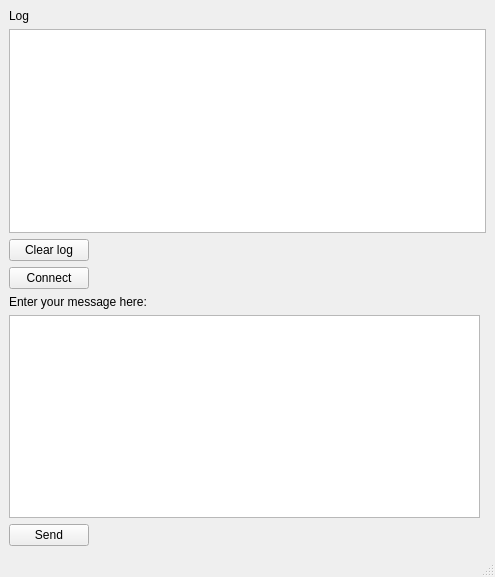
<?xml version="1.0" encoding="UTF-8"?>
<ui version="4.0">
 <class>MainWindow</class>
 <widget class="QMainWindow" name="MainWindow">
  <property name="geometry">
   <rect>
    <x>0</x>
    <y>0</y>
    <width>495</width>
    <height>577</height>
   </rect>
  </property>
  <property name="windowTitle">
   <string>Client</string>
  </property>
  <widget class="QWidget" name="centralwidget">
   <layout class="QGridLayout" name="gridLayout">
    <item row="1" column="0" colspan="2">
     <widget class="QTextBrowser" name="textBrowser">
      <property name="html">
       <string>&lt;!DOCTYPE HTML PUBLIC &quot;-//W3C//DTD HTML 4.0//EN&quot; &quot;http://www.w3.org/TR/REC-html40/strict.dtd&quot;&gt;
&lt;html&gt;&lt;head&gt;&lt;meta name=&quot;qrichtext&quot; content=&quot;1&quot; /&gt;&lt;meta charset=&quot;utf-8&quot; /&gt;&lt;style type=&quot;text/css&quot;&gt;
p, li { white-space: pre-wrap; }
hr { height: 1px; border-width: 0; }
li.unchecked::marker { content: &quot;\2610&quot;; }
li.checked::marker { content: &quot;\2612&quot;; }
&lt;/style&gt;&lt;/head&gt;&lt;body style=&quot; font-family:'Segoe UI'; font-size:9pt; font-weight:400; font-style:normal;&quot;&gt;
&lt;p style=&quot;-qt-paragraph-type:empty; margin-top:0px; margin-bottom:0px; margin-left:0px; margin-right:0px; -qt-block-indent:0; text-indent:0px;&quot;&gt;&lt;br /&gt;&lt;/p&gt;&lt;/body&gt;&lt;/html&gt;</string>
      </property>
     </widget>
    </item>
    <item row="4" column="0" alignment="Qt::AlignmentFlag::AlignLeft">
     <widget class="QLabel" name="label">
      <property name="text">
       <string>Enter your message here:</string>
      </property>
     </widget>
    </item>
    <item row="2" column="0" alignment="Qt::AlignmentFlag::AlignLeft">
     <widget class="QPushButton" name="clear">
      <property name="text">
       <string>Clear log</string>
      </property>
     </widget>
    </item>
    <item row="5" column="0">
     <widget class="QTextEdit" name="textEdit"/>
    </item>
    <item row="6" column="0" alignment="Qt::AlignmentFlag::AlignLeft">
     <widget class="QPushButton" name="sendButton">
      <property name="text">
       <string>Send</string>
      </property>
     </widget>
    </item>
    <item row="3" column="0" alignment="Qt::AlignmentFlag::AlignLeft">
     <widget class="QPushButton" name="connect">
      <property name="sizePolicy">
       <sizepolicy hsizetype="Expanding" vsizetype="Fixed">
        <horstretch>0</horstretch>
        <verstretch>0</verstretch>
       </sizepolicy>
      </property>
      <property name="text">
       <string>Connect</string>
      </property>
     </widget>
    </item>
    <item row="0" column="0">
     <widget class="QLabel" name="label_2">
      <property name="text">
       <string>Log</string>
      </property>
     </widget>
    </item>
   </layout>
  </widget>
  <widget class="QMenuBar" name="menubar">
   <property name="geometry">
    <rect>
     <x>0</x>
     <y>0</y>
     <width>495</width>
     <height>21</height>
    </rect>
   </property>
  </widget>
  <widget class="QStatusBar" name="statusbar"/>
 </widget>
 <resources/>
 <connections/>
</ui>
